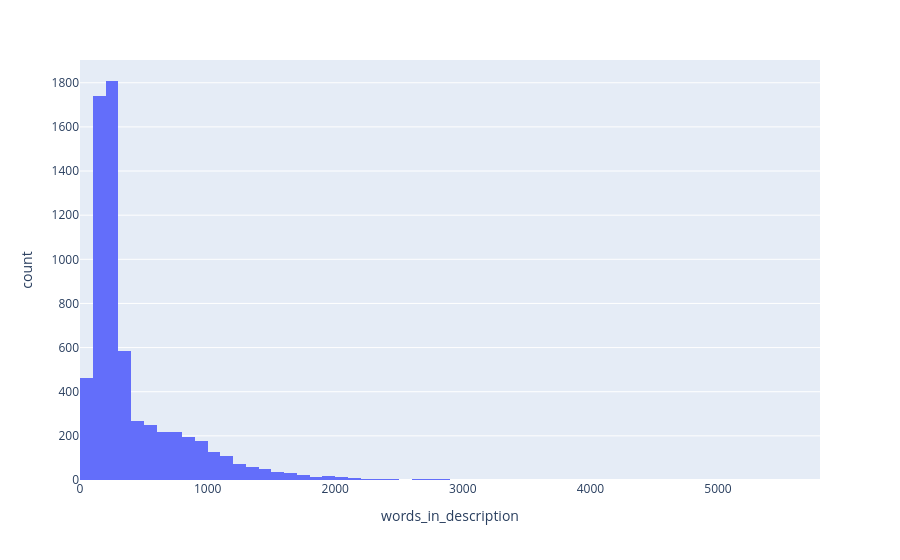

Notebook source saved alongside this figure:
### Code cell
import plotly.express as px


fig = px.histogram(book_missing, x="words_in_description", histfunc="count",nbins=100 )
fig.show()

### Figure 1 — Plotly figure (JSON) as saved in the notebook; plotly's stock layout.template omitted (floating-point values rounded to 4 significant figures; data arrays with more than 128 entries replaced by an {"elided": "..."} marker saying what was removed)
{"data": [{"alignmentgroup": "True", "bingroup": "x", "histfunc": "count", "hovertemplate": "words_in_description=%{x}<br>count=%{y}<extra></extra>", "legendgroup": "", "marker": {"color": "#636efa", "pattern": {"shape": ""}}, "name": "", "nbinsx": 100, "offsetgroup": "", "orientation": "v", "showlegend": false, "type": "histogram", "x": {"elided": "6507 int values"}, "xaxis": "x", "yaxis": "y"}], "layout": {"barmode": "relative", "legend": {"tracegroupgap": 0}, "margin": {"t": 60}, "xaxis": {"anchor": "y", "domain": [0, 1], "title": {"text": "words_in_description"}}, "yaxis": {"anchor": "x", "domain": [0, 1], "title": {"text": "count"}}}}
